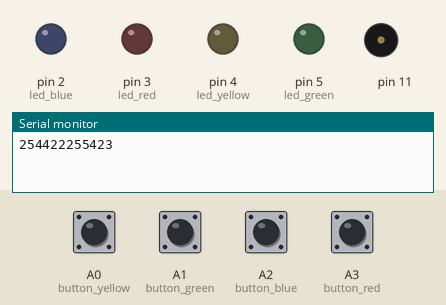
The sketch below on a simulated Arduino Uno, built with avr-gcc and run on an emulated ATmega328P. On the bench: output pins drawn as LEDs (lit = HIGH), buzzer (waves = sounding), the last lines printed to the serial monitor. Dashed ring = blinking. The inputs (shaded band) are chosen by the test bench; at power-on: A0 (button_yellow), A1 (button_green), A2 (button_blue), A3 (button_red) HIGH. Random numbers use the default seed unless the sketch sets one.

Above: at 1.2 s.
1.3 s: A0 (button_yellow) pulled LOW for 0.15 s
At 3.7 s:
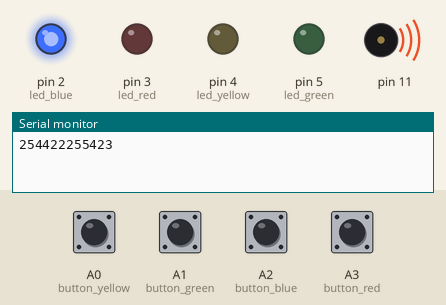
4.4 s: A1 (button_green) pulled LOW for 1 s
At 6.3 s:
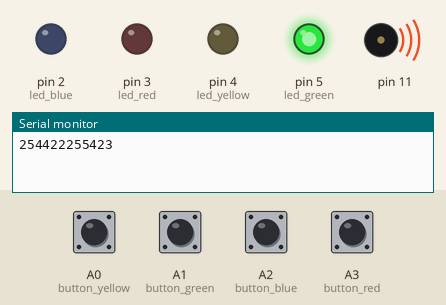
8.3 s: A1 (button_green) pulled LOW for 0.15 s
At 11.1 s:
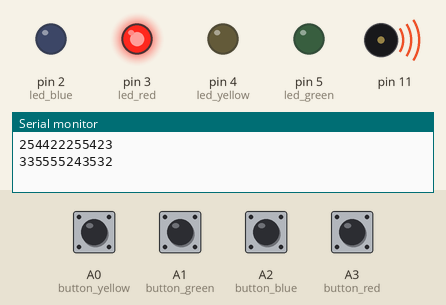
11.4 s: A3 (button_red) pulled LOW for 1 s
At 14.2 s:
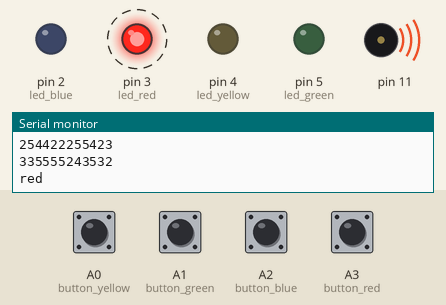
Timing chart, 0 to 17.9 s (numbered marks = the images above; inputs shaded):
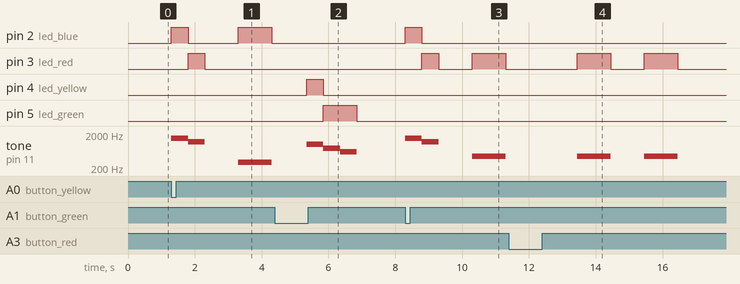

The sketch:

programeren_simon_game.ino
```cpp
int willekeurigLed[12];
//this is the size of the array, this array stores random value's between 2 and 6. if you want more levels you should increase the size of the array.


void setup() {
//comunication with your pc
  Serial.begin(9600);

  pinMode(2, OUTPUT); //led blue
  pinMode(3, OUTPUT); //led red
  pinMode(4, OUTPUT); //led yellow
  pinMode(5, OUTPUT); //led green

  pinMode(A3, INPUT_PULLUP); //button red
  pinMode(A1, INPUT_PULLUP); //button green
  pinMode(A0, INPUT_PULLUP); //button yellow
  pinMode(A2, INPUT_PULLUP); //button blue
//note: the buttons are connected to a analog input and are being set in software with a pullup resistor. this means the default state of these buttons is 1 not 0.
  pinMode(11, OUTPUT);
  //this is the pin were the buzzer is located

  randomSeed(analogRead(A5));
  //makes it realy random


}

void loop() {

  int spelafgelopen = 0;
  // this int is for checking if the button input is correct

  int level = 1;
  //this int resets the level back to one if the game is finnished


//if you want to increase the amount of levels you should increase this 12 in the loop the the same size as the array
  for (int i = 0 ; i < 12; i++) {
    willekeurigLed[i] = random(2, 6);
    Serial.print(willekeurigLed[i]);
    //this prints the numbers that are in the array, a great way to cheat or to debug the code
  }
  Serial.println();


  while (digitalRead(A0) && digitalRead(A1) && digitalRead(A2) && digitalRead(A3)) {
    // this while loop checks if a button is being pressed

  }


  int optel = 0;
//this int count if you have won the game or not
  welkomRidel();
  // plays welcome sound

  delay(1000);

  for (int i = 0; i <12; i++) {
    //this is the main loop. if the array size is increased you should increase this 12 to the same number of the size of the array


    for (int i = 0; i < level; i++) {
      //this loop displays the led's correctly and in the correct amount of levels

      digitalWrite(willekeurigLed[i], HIGH);
      //takes a number from the array
      tone(11, (willekeurigLed[i] * 150));
      //takes a number from the array and * 150 to create a frequentie Hz
      delay(1000);
      digitalWrite(willekeurigLed[i], LOW);
      noTone(11);
      delay(1000);


    }


    for (int i = 0; i < level; i++) {
      //this loop is for the input of buttons

      while (digitalRead(A0) && digitalRead(A1) && digitalRead(A2) && digitalRead(A3)) {
        //this loop checks for button inputs


      }
      delay(50);


      if (digitalRead(A0) == 0) {
        //this checks of button A0 is being pressed
        if (willekeurigLed[i] == 4) {
          //this checks if the number coresponds with the one in the array
          Serial.println("yellow");
          //for debuging
        }
        else {
          //if the button thats being pressed doesnt line up with the one in the array it follows these commands
          gameOver();
          //plays game over sound
          spelafgelopen = 1;
          //makes that int at the begining one so it knows later to break the "main" loop and restarts the game
          break;
          //breaks this loop
        }
      }
      //the rest is al the same but for different buttons
      else if (digitalRead(A1) == 0) {
        if (willekeurigLed[i] == 5) {
          Serial.println("green");
        }
        else {
          gameOver();
          spelafgelopen = 1;
          break;
        }

      }

      else if (digitalRead(A2) == 0) {
        if (willekeurigLed[i] == 2) {
          Serial.println("blue");
        }
        else {
          gameOver();
          spelafgelopen = 1;
          break;
        }
      }
      else if (digitalRead(A3) == 0) {
        if (willekeurigLed[i] == 3) {
          Serial.println("red");
        }
        else {
          gameOver();
          spelafgelopen = 1;
          break;
        }
      }
      else {}

      while (digitalRead(A0) == 0 || digitalRead(A1) == 0 || digitalRead(A2) == 0 || digitalRead(A3) == 0) {
      //checks if button is being let go

      }
      delay(50);
    }


    if (spelafgelopen == 0 ) {
      //if the int is unchanged it means that you finished a level, yay. know it adds plus one to the level so you can go ahead and play the next level
      optel++;
      level++;
    }

    else {
      break;
    }

    delay(1000);

    if(optel ==11){
      //this checks if you have won.IF YOU INCREASED THE ARRAY SIZE THIS ONE MUST BE CHANGED TOO. (ARRAY-1)
      winnaarRidel();
      //plays victory sound
      break;

    }

  }


}


void welkomRidel() {
  digitalWrite(2, HIGH);
  tone(11, 1500);
  delay(500);
  noTone(11);
  digitalWrite(2, LOW);

  digitalWrite(3, HIGH);
  tone(11, 1200);
  delay(500);
  noTone(11);
  digitalWrite(3, LOW);
  //welcome sound
}

void gameOver() {
  digitalWrite(4, HIGH);
  tone(11, 1000);
  delay(500);
  noTone(11);
  tone(11, 750);
  digitalWrite(4, LOW);
  digitalWrite(5, HIGH);
  delay(500);
  noTone(11);
  tone(11, 600);
  delay(500);
  digitalWrite(5, LOW);
  noTone(11);
  //game over sound

}

void winnaarRidel() {
  digitalWrite(2, HIGH);
  delay(200);
  digitalWrite(3, HIGH);
  delay(200);
  digitalWrite(4, HIGH);
  delay(200);
  digitalWrite(5, HIGH);
  tone(11, 700);
  delay(300);
  noTone(11);
  tone(11, 900);
  delay(200);
  digitalWrite(5, LOW);
  digitalWrite(4, LOW);
  digitalWrite(3, LOW);
  digitalWrite(2, LOW);
  noTone(11);
  //wining sound


}

//this terrible code was writtin by jeffrey. 1st year electrical engineering student@avans university of applied sciences
```

Measured:
- after the input at 1.3 s, pin 2 (led_blue): LOW → HIGH at once, → LOW 0.50 s later, → HIGH 1.5 s later, → LOW 1.0 s later; pin 3 (led_red): LOW → HIGH after 0.50 s, → LOW 0.50 s later; tone on pin 11: plays 1500 Hz for 0.50 s, 1200 Hz for 0.50 s, 300 Hz for 1.0 s, starting at once
- after the input at 4.4 s, pin 4 (led_yellow): LOW → HIGH after 0.95 s, → LOW 0.50 s later; pin 5 (led_green): LOW → HIGH after 1.5 s, → LOW 1.0 s later; tone on pin 11: silent → 1000 Hz after 0.95 s, → 750 Hz 0.50 s later, → 600 Hz 0.50 s later, → silent 0.50 s later
- after the input at 8.3 s, pin 2 (led_blue): LOW → HIGH at once, → LOW 0.50 s later; pin 3 (led_red): LOW → HIGH after 0.50 s, → LOW 0.50 s later, → HIGH 1.0 s later, → LOW 1.0 s later; tone on pin 11: plays 1500 Hz for 0.50 s, 1200 Hz for 0.50 s, 450 Hz for 1.0 s, starting at once
- after the input at 11.4 s, pin 3 (led_red): alternates HIGH for 1.0 s and LOW for 1.0 s, starting after 2.1 s; tone on pin 11: alternates 450 Hz for 1.0 s and silent for 1.0 s, starting after 2.1 s
